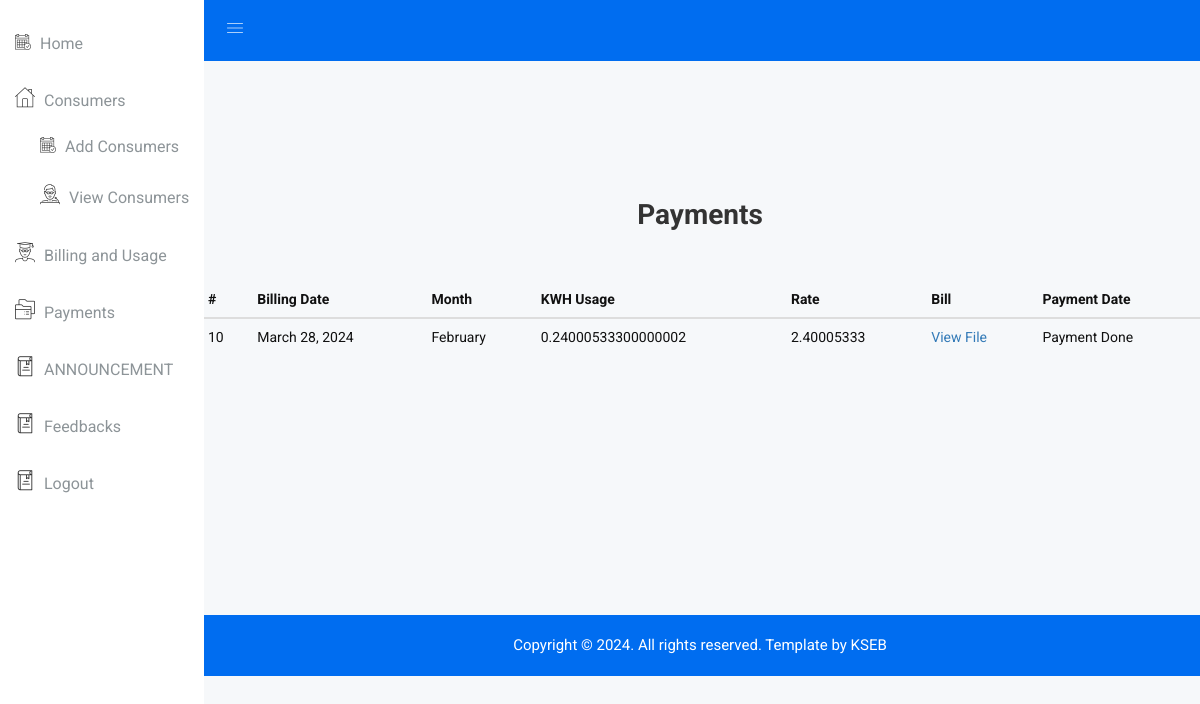
The app's page /KSEB/Payments (signed in) with its own data.
### Admin/models.py (models this page shows)
class Bill(models.Model):
    id=models.AutoField(primary_key=True)
    user=models.ForeignKey(ElectricityConsumer,on_delete=models.CASCADE)
    kwh=models.CharField(max_length=25)
    rate=models.FloatField()
    month=models.CharField(max_length=25)
    BillGenerationdate = models.DateField(auto_now_add=True)
    paymentDate=models.DateTimeField(auto_now=True,blank=True)
    file=models.FileField(upload_to ='uploads/bills', blank=True)
    status=models.IntegerField()

### KSEB/views.py (the view)
# urls.py: path('Payments',views.Payments,name="Payments"),
def Payments(request):
    Bills = Bill.objects.filter(user__office_id=request.session["id"])
    return render(request, 'KSEB/Payments.html',{"bills":Bills})

### templates/KSEB/Payments.html
{% extends "KSEB/index.html" %}
{% block content %}
<div class="content-wrapper">
<CENTER>
    <H1> Payments  </H1>
</CENTER>
<br>
<br>
<table class="table" id="consumersTable" style="color: rgb(17, 17, 17);">
    <thead>
        <tr>
            <th>#</th>
            <th>Billing Date</th>
            <th>Month</th>
            <th>KWH Usage</th>
            <th>Rate</th>
            <th>Bill</th>
            <th>Payment Date</th>
        </tr>
    </thead>
    <tbody>
        {% for consumer in bills %}
        {% if consumer.status == 1 %}
        <tr>
            <td>{{ consumer.id }}</td>
            <td>{{ consumer.BillGenerationdate }}</td>
            <td>{{ consumer.month }}</td>
            <td>{{ consumer.kwh }}</td>
            <td>{{ consumer.rate }}</td>
            <td><a href="{{ consumer.file.url }}" target="_blank">View File</a></td>
            <td>{% if consumer.status == 1 %}
                Payment Done
                {% else %}
                Not Payed
            {% endif %}</td>
        </tr>
        {% endif %}
        {% endfor %}
    </tbody>
</table>
<br>
<br>
<br>
<br><br>
<br>
<br>
<br><br>
<br>
<br>
<br>
{% endblock %}

### static/css/main.css (style rules this page uses)
html { color: #222; font-size: 1em; line-height: 1.4; }

### records on screen
Bill: id "10", BillGenerationdate "March 28, 2024", month "February", kwh "0.24000533300000002", rate "2.40005333", status "Payment Done"
